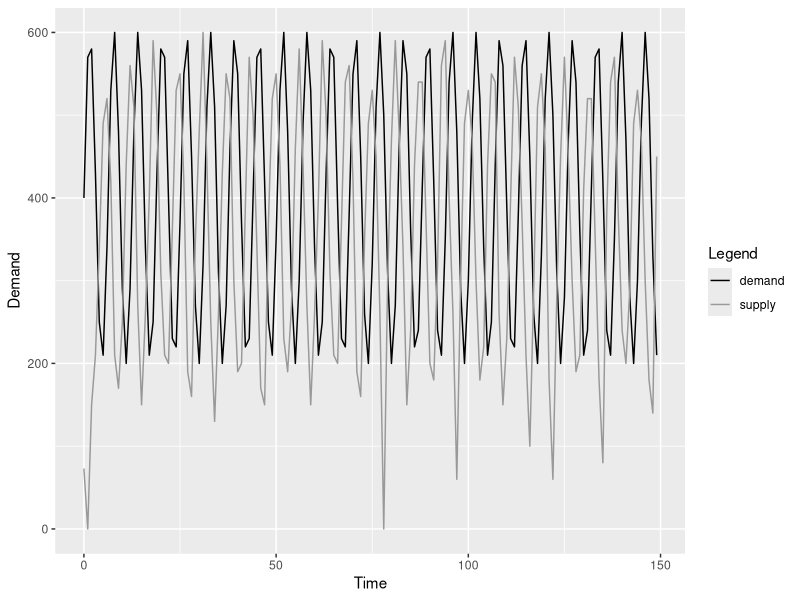

This chart was generated by the following R code:
library(ggplot2)


data <- read.table("chapter4/simulation_1/analysis/demand_supply.csv", header=T, sep=",")

pdf("chapter4/simulation_1/analysis/demand_supply.pdf")
ggplot(data = data) + scale_colour_grey(name="Legend", start=0, end=0.6) +
  geom_line(aes(x  = data$Time, y = data$Demand, color = "demand")) +
  geom_line(aes(x  = data$Time, y = data$Supply, color = "supply")) +
  scale_y_continuous("Demand") +
  scale_x_continuous("Time")
dev.off()
